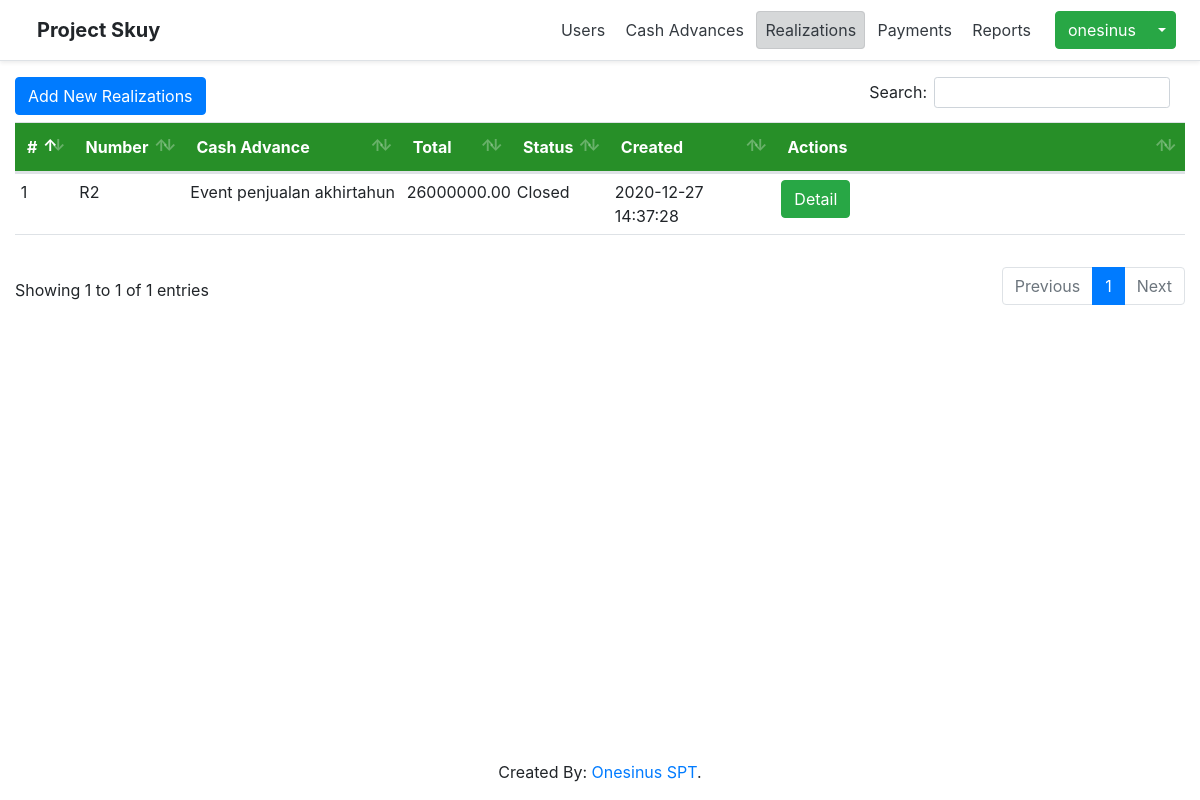
Page /index.php?page=realizations (signed in) on the earlier database version.
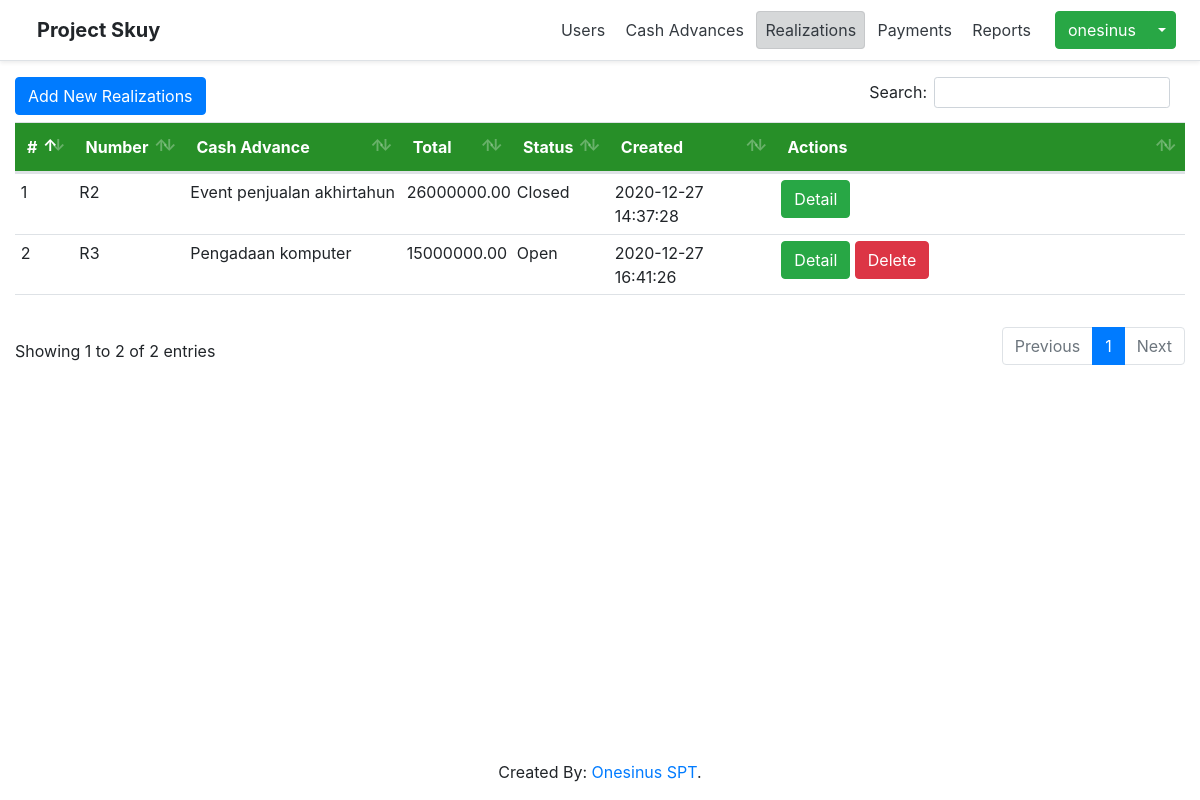
Same page on the later database version.
### tables this page shows
CREATE TABLE `realizations` (
  `id` int(11) NOT NULL,
  `cash_advance_id` int(11) NOT NULL,
  `doc_num` varchar(25) NOT NULL,
  `total` decimal(16,2) NOT NULL,
  `difference` decimal(16,2) NOT NULL,
  `status` varchar(10) NOT NULL,
  `created_by` int(11) NOT NULL,
  `created_date` datetime NOT NULL DEFAULT current_timestamp(),
  `updated_by` int(11) DEFAULT NULL,
  `updated_date` datetime DEFAULT NULL,
  `is_deleted` tinyint(1) NOT NULL DEFAULT 0
);

CREATE TABLE `cash_advances` (
  `id` int(11) NOT NULL,
  `doc_num` varchar(12) NOT NULL,
  `description` varchar(125) NOT NULL,
  `total` decimal(16,2) NOT NULL,
  `status` varchar(25) NOT NULL,
  `created_by` int(11) NOT NULL,
  `created_date` datetime DEFAULT current_timestamp(),
  `updated_by` int(11) DEFAULT NULL,
  `updated_date` datetime DEFAULT NULL,
  `is_deleted` tinyint(1) NOT NULL DEFAULT 0,
  `pic_name` varchar(100) NOT NULL,
  `division` varchar(100) NOT NULL,
  `is_realized` tinyint(1) NOT NULL DEFAULT 0,
  `file` varchar(100) DEFAULT NULL
);

### realizations/index.php (the view, shortened to what this page needs)
<a
    href='index.php?page=realizations&action=form'
    class="btn btn-primary"
    style='float: left;'
>
    Add New Realizations
</a>
<table
    class="table"
>
  <thead>
    <tr>
      <th
        style='width: 5%'
      >
        #
    </th>
      <th>Number</th>
      <th>Cash Advance</th>
      <th>Total</th>
      <th>Status</th>
      <th>Created</th>
      <th
          style='width: 35%'
      >
        Actions
    </th>
    </tr>
  </thead>
  <tbody>
      <?php
            $query = "
                SELECT
                    r.*,
                    ca.description
                FROM
                    realizations r
                INNER JOIN cash_advances ca
                ON r.cash_advance_id = ca.id
                WHERE
                    r.is_deleted = 0
                ";
            $datas = $conn->query($query);
            if ($datas->num_rows > 0):
                $i = 0;
                while ($row = $datas->fetch_assoc()):
                    $i++;
      ?>
                <tr>
                    <td scope="row">
                        <?php echo $i ?>
                    </td>
                    <td>
                        <?php echo $row['doc_num'] ?>
                    </td>
                    <td>
                        <?php echo $row['description'] ?>
                    </td>
                    <td>
                        <?php echo $row['total'] ?>
                    </td>
                    <td>
                        <?php echo $row['status'] ?>
                    </td>
                    <td>
                        <?php echo $row['created_date'] ?>
                    </td>
                    <td>
                        <a href='index.php?page=realizations&action=detail&id=<?php echo $row["id"]; ?>' class="btn btn-success">
                            Detail
                        </a>
                        <?php
                            if($row['status'] == 'Open'):
                        ?>
                            <button
                                data-id='<?php echo $row["id"]; ?>'
                                data-ca-id='<?php echo $row["cash_advance_id"]; ?>'
                                data-description='<?php echo $row["description"]; ?>'
                                class="btnDelete btn btn-danger"
                            >
                                Delete
                            </button>
                        <?php
                            endif;
                        ?>
                    </td>
                </tr>
        <?php
                endwhile;
            endif;
        ?>
  </tbody>
  <tfoot>
    <tr>
        <th colspan='7'></th>
    </tr>
  </tfoot>
</table>

### index.php (shortened to what this page needs)
<!DOCTYPE html>
<html lang="en">
  <head>
      <link href="assets/css/bootstrap.min.css" rel="stylesheet" />
      <link href="assets/css/dataTables.bootstrap4.min.css" rel="stylesheet">
      <link href='assets/css/loading.css' rel='stylesheet' />
      <link href='assets/css/table.css' rel='stylesheet' />
  </head>
  <body style='overflow: hidden;'>
      <?php
        require "layouts/header.php";
        $page = isset($_GET['page']) ? $_GET['page'] : 'home';
        $actions = isset($_GET['action']) ? $_GET['action'] : 'index';
      ?>
      <main id="main" class="container-fluid">
        <?php
          if (isset($_SESSION['user_logged_in'])) {
            require $page . '/'. $actions . '.php';
          }else {
            Header('Location: login.php');
          }
        ?>
      </main>
      <?php
        require "layouts/footer.php";
      ?>
  </body>
</html>

Differences in the rows shown:
added realizations: doc_num "R3", cash_advance.description "Pengadaan komputer", total "15000000.00", status "Open", created_date "2020-12-27 16:41:26"
Other differences:
text written by a page script: "Search: Showing 1 to 1 of 1 entries Previous 1 Next" → "Search: Showing 1 to 2 of 2 entries Previous 1 Next"
